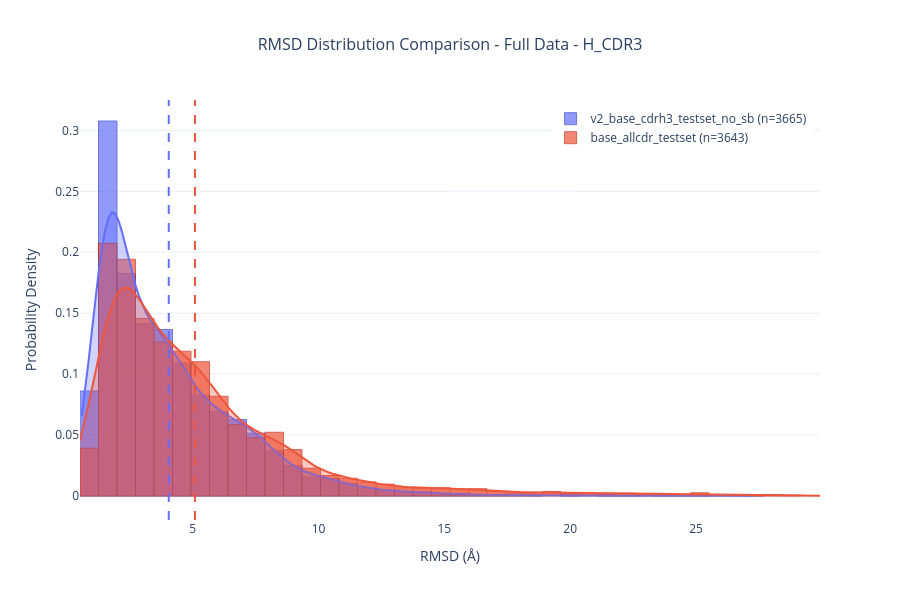

The cell this chart's notebook holds for it:
### Code cell
fig = plot_rmsd_distributions_overlay(
    exps, 
    cdr_target='H_CDR3',
    title="RMSD Distribution Comparison - Full Data",
    value_column='rmsd',  # Default, can be omitted
    show_histogram=True,
    show_kde=True,
    fill_kde=True,
    use_probability_density=True,
    nbins=40,
    value_range=(0,30)
)

### Figure 1 — Plotly figure (JSON) as saved in the notebook; plotly's stock layout.template omitted (floating-point values rounded to 4 significant figures; data arrays with more than 128 entries replaced by an {"elided": "..."} marker saying what was removed)
{"data": [{"histnorm": "probability density", "marker": {"color": "#636EFA", "line": {"color": "rgb(49, 60, 200)", "width": 1}}, "name": "v2_base_cdrh3_testset_no_sb (n=3665)", "opacity": 0.7, "showlegend": true, "type": "histogram", "x": {"elided": "3665 float values"}, "xbins": {"end": 29.92, "size": 0.735, "start": 0.5239}}, {"fill": "tozeroy", "fillcolor": "rgba(99, 110, 250, 0.3)", "line": {"color": "#636EFA", "width": 2}, "mode": "lines", "name": "v2_base_cdrh3_testset_no_sb KDE", "showlegend": false, "type": "scatter", "x": {"elided": "200 float values"}, "y": {"elided": "200 float values"}}, {"hovertemplate": "<b>v2_base_cdrh3_testset_no_sb Mean</b><br>rmsd: 4.050 Å<extra></extra>", "marker": {"color": "#636EFA", "opacity": 0, "size": 0.1}, "mode": "markers", "name": "v2_base_cdrh3_testset_no_sb_mean_hover", "showlegend": false, "type": "scatter", "x": [4.05], "y": [0]}, {"histnorm": "probability density", "marker": {"color": "#EF553B", "line": {"color": "rgb(189, 35, 9)", "width": 1}}, "name": "base_allcdr_testset (n=3643)", "opacity": 0.7, "showlegend": true, "type": "histogram", "x": {"elided": "3643 float values"}, "xbins": {"end": 29.92, "size": 0.735, "start": 0.5239}}, {"fill": "tozeroy", "fillcolor": "rgba(239, 85, 59, 0.3)", "line": {"color": "#EF553B", "width": 2}, "mode": "lines", "name": "base_allcdr_testset KDE", "showlegend": false, "type": "scatter", "x": {"elided": "200 float values"}, "y": {"elided": "200 float values"}}, {"hovertemplate": "<b>base_allcdr_testset Mean</b><br>rmsd: 5.092 Å<extra></extra>", "marker": {"color": "#EF553B", "opacity": 0, "size": 0.1}, "mode": "markers", "name": "base_allcdr_testset_mean_hover", "showlegend": false, "type": "scatter", "x": [5.092], "y": [0]}], "layout": {"barmode": "overlay", "height": 600, "legend": {"x": 0.99, "xanchor": "right", "y": 0.99, "yanchor": "top"}, "shapes": [{"line": {"color": "#636EFA", "dash": "dash", "width": 2}, "type": "line", "x0": 4.05, "x1": 4.05, "xref": "x", "y0": 0, "y1": 1, "yref": "y domain"}, {"line": {"color": "#EF553B", "dash": "dash", "width": 2}, "type": "line", "x0": 5.092, "x1": 5.092, "xref": "x", "y0": 0, "y1": 1, "yref": "y domain"}], "title": {"font": {"size": 16}, "text": "RMSD Distribution Comparison - Full Data - H_CDR3", "x": 0.5, "xanchor": "center"}, "width": 900, "xaxis": {"title": {"text": "RMSD (Å)"}}, "yaxis": {"title": {"text": "Probability Density"}}}}
